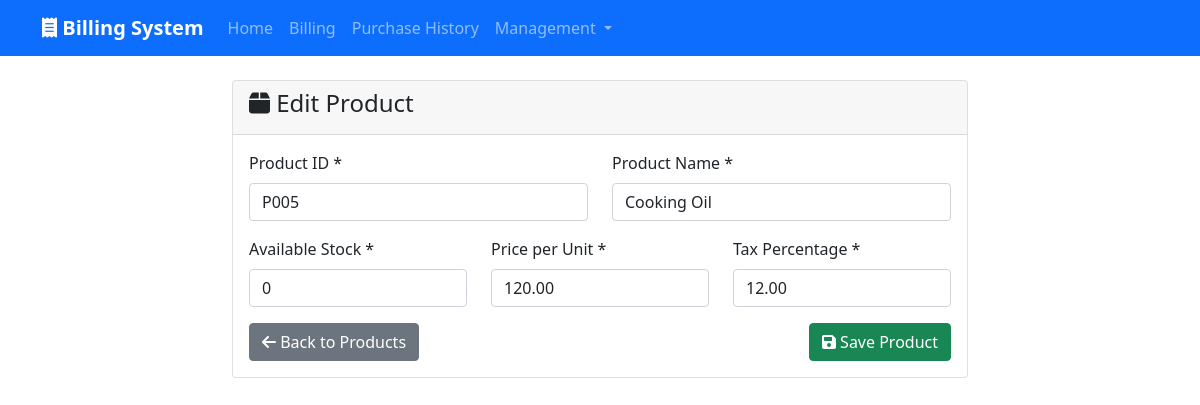
Page /products/5/edit/ on the earlier database version.
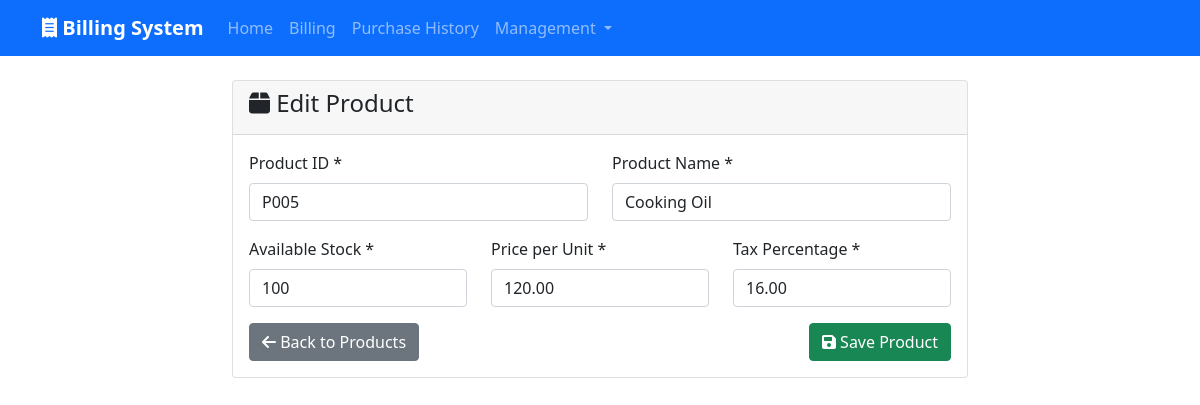
Same page on the later database version.
### billing/models.py (models this page shows, shortened)
class Product(models.Model):
    product_id = models.CharField(max_length=50, unique=True)
    name = models.CharField(max_length=200)
    available_stock = models.PositiveIntegerField()
    price_per_unit = models.DecimalField(max_digits=10, decimal_places=2, validators=[MinValueValidator(Decimal('0.01'))])
    tax_percentage = models.DecimalField(max_digits=5, decimal_places=2, validators=[MinValueValidator(Decimal('0.00'))])
    created_at = models.DateTimeField(auto_now_add=True)
    updated_at = models.DateTimeField(auto_now=True)
    class Meta:
        ordering = ['name']

### billing/views.py (the view)
# urls.py: path('products/<int:pk>/edit/', views.product_edit, name='product_edit'),
def product_edit(request, pk):
    product = get_object_or_404(Product, pk=pk)
    if request.method == 'POST':
        form = ProductForm(request.POST, instance=product)
        if form.is_valid():
            form.save()
            messages.success(request, 'Product updated successfully!')
            return redirect('product_list')
    else:
        form = ProductForm(instance=product)
    return render(request, 'billing/product_form.html', {'form': form, 'title': 'Edit Product'})

### billing/forms.py
class ProductForm(forms.ModelForm):
    class Meta:
        model = Product
        fields = ['product_id', 'name', 'available_stock', 'price_per_unit', 'tax_percentage']
        widgets = {
            'product_id': forms.TextInput(attrs={'class': 'form-control'}),
            'name': forms.TextInput(attrs={'class': 'form-control'}),
            'available_stock': forms.NumberInput(attrs={'class': 'form-control', 'min': '0'}),
            'price_per_unit': forms.NumberInput(attrs={'class': 'form-control', 'step': '0.01', 'min': '0.01'}),
            'tax_percentage': forms.NumberInput(attrs={'class': 'form-control', 'step': '0.01', 'min': '0'}),
        }

### billing/templates/billing/product_form.html (shortened to what this page needs)
{% extends 'base.html' %}
{% block content %}
<div class="row">
    <div class="col-md-8 mx-auto">
        <div class="card">
            <div class="card-header">
                <h4><i class="fas fa-box"></i> {{ title }}</h4>
            </div>
            <div class="card-body">
                <form method="POST">
                    <div class="row">
                        <div class="col-md-6">
                            <div class="mb-3">
                                <label for="{{ form.product_id.id_for_label }}" class="form-label">Product ID *</label>
                                {{ form.product_id }}
                            </div>
                        </div>
                        <div class="col-md-6">
                            <div class="mb-3">
                                <label for="{{ form.name.id_for_label }}" class="form-label">Product Name *</label>
                                {{ form.name }}
                            </div>
                        </div>
                    </div>
                    <div class="row">
                        <div class="col-md-4">
                            <div class="mb-3">
                                <label for="{{ form.available_stock.id_for_label }}" class="form-label">Available Stock *</label>
                                {{ form.available_stock }}
                            </div>
                        </div>
                        <div class="col-md-4">
                            <div class="mb-3">
                                <label for="{{ form.price_per_unit.id_for_label }}" class="form-label">Price per Unit *</label>
                                {{ form.price_per_unit }}
                            </div>
                        </div>
                        <div class="col-md-4">
                            <div class="mb-3">
                                <label for="{{ form.tax_percentage.id_for_label }}" class="form-label">Tax Percentage *</label>
                                {{ form.tax_percentage }}
                            </div>
                        </div>
                    </div>
                    <div class="d-flex justify-content-between">
                        <a href="{% url 'product_list' %}" class="btn btn-secondary">
                            <i class="fas fa-arrow-left"></i> Back to Products
                        </a>
                        <button type="submit" class="btn btn-success">
                            <i class="fas fa-save"></i> Save Product
                        </button>
                    </div>
                </form>
            </div>
        </div>
    </div>
</div>
{% endblock %}

Differences in the rows shown:
changed Product "Cooking Oil": available_stock "0" → "100"; tax_percentage "12.00" → "16.00"
